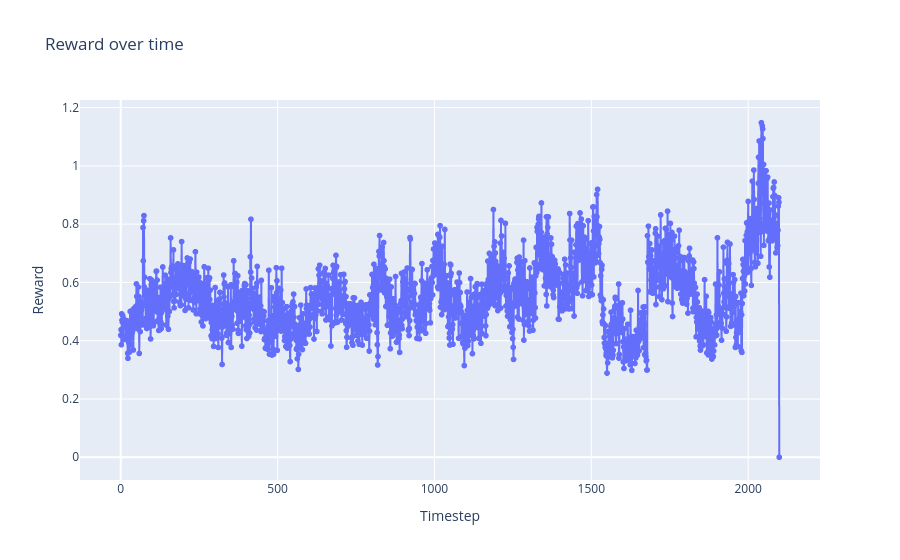

Notebook code cell kept with this figure:
### Code cell
show_rewards(rewards)

### Figure 1 — Plotly figure (JSON) as saved in the notebook; plotly's stock layout.template omitted (floating-point values rounded to 4 significant figures; data arrays with more than 128 entries replaced by an {"elided": "..."} marker saying what was removed)
{"data": [{"hovertemplate": "Timestep=%{x}<br>Reward=%{y}<extra></extra>", "legendgroup": "", "line": {"color": "#636efa", "dash": "solid"}, "marker": {"symbol": "circle"}, "mode": "lines+markers", "name": "", "showlegend": false, "type": "scattergl", "x": {"elided": "2100 int values"}, "xaxis": "x", "y": {"elided": "2100 float values"}, "yaxis": "y"}], "layout": {"legend": {"tracegroupgap": 0}, "title": {"text": "Reward over time"}, "xaxis": {"anchor": "y", "domain": [0, 1], "title": {"text": "Timestep"}}, "yaxis": {"anchor": "x", "domain": [0, 1], "title": {"text": "Reward"}}}}
